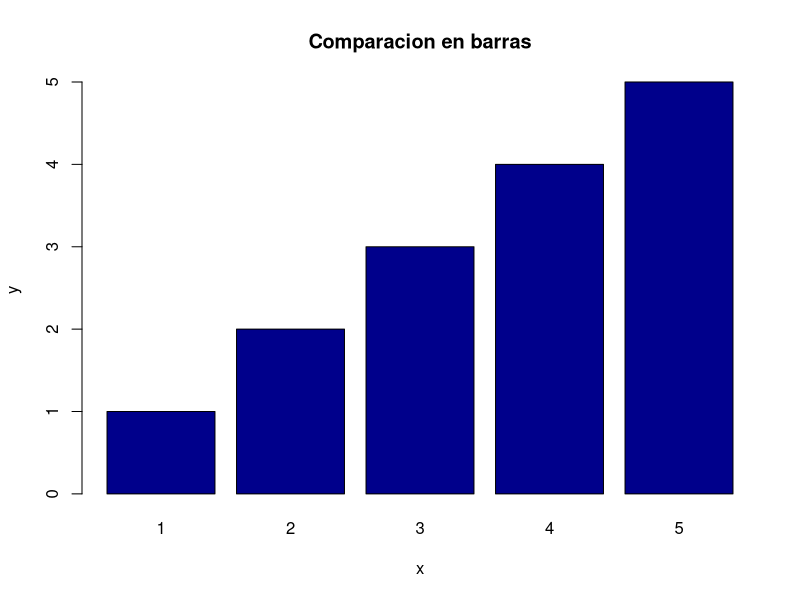

R code for this plot:
"Write a R program to create a simple bar plot of five subjects marks"

a <- c(1:5)

barplot(
  a,
  main = "Comparacion en barras",
  xlab = "x",
  ylab = "y",
  names.arg = c("1", "2", "3", "4", "5"),
  col = "darkblue")
